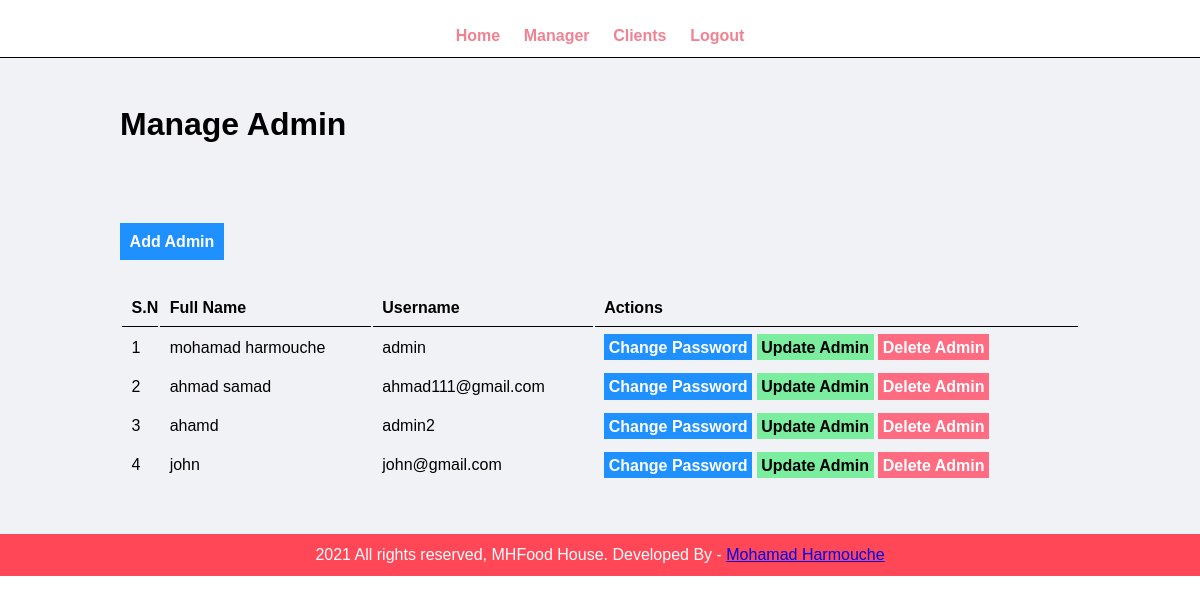
The app's page /boss/manage-manager.php (signed in) with its own data.
### tables this page shows
CREATE TABLE `tbl_manager` (
  `id` int(10) UNSIGNED NOT NULL,
  `full_name` varchar(100) NOT NULL,
  `username` varchar(100) NOT NULL,
  `password` varchar(255) NOT NULL
);

### boss/manage-manager.php (the view, shortened to what this page needs)
<?php include('partials/menu.php') ;?>
    <div class="main-content">
    <div class="wrapper">
        <h1>Manage Admin</H1>
        <br> <br>
        <br><br><br>
        <a href="add-manager.php" class="btn-primary">Add Admin</a>
        <br><br><br>
          <table class="tbl-full">
              <tr>
                  <th>S.N</th>
                  <th>Full Name</th>
                  <th>Username</th>
                  <th>Actions</th>
    </tr>
                    <?php
                    $sql = "SELECT * FROM tbl_manager";
                    $res = mysqli_query($con,$sql);
                    if($res==TRUE)
                    {
                        $count = mysqli_num_rows($res);
                        $sn=1;
                        if($count>0)
                        {
                            while($rows=mysqli_fetch_assoc($res))
                            {
                                $id=$rows['id'];
                                $full_name=$rows['full_name'];
                                $username=$rows['username'];
        ?>
                            <tr>
                      <td><?php echo $sn++;?></td>
                      <td><?php echo $full_name;?></td>
                      <td><?php echo $username;?></td>
                      <td>
                      <a href="<?php echo SiteUrl;?>boss/change-password.php?id=<?php echo $id; ?>" class="btn-primary">Change Password</a>
                      <a href="<?php echo SiteUrl;?>boss/update-manager.php?id=<?php echo $id; ?>" class="btn-secondary">Update Admin</a>
                      <a href="<?php echo SiteUrl;?>boss/delete-manager.php?id=<?php echo $id; ?>" class="btn-danger">Delete Admin</a>
                    </td>
                  </tr>
                                <?php
                            }
                        }
                        else
                        {
                        }
                    }
                    ?>
          </table>
    </div>
</div>
    <?php include('partials/footer.php') ;?>

### css/admin.css (style rules this page uses)
* { margin: 0; padding: 0; font-family: Arial, Helvetica, sans-serif; }
.wrapper { padding: 1%; width: 80%; margin: 0 auto; }
.tbl-full { width: 100%; }
table tr th { border-bottom: 1px solid black; padding: 1%; text-align: left; }
table tr td { padding: 1%; }
.btn-primary { background-color: #1e90ff; padding: 1%; color: white; text-decoration: none; font-weight: bold; }
.btn-secondary { background-color: #7bed9f; padding: 1%; color: black; text-decoration: none; font-weight: bold; }
.btn-danger { background-color: #ff6b81; padding: 1%; color: white; text-decoration: none; font-weight: bold; }
.main-content { background-color: #f1f2f6; padding: 3% 0; }

### records on screen
tbl_manager: full_name "mohamad harmouche", username "admin"
tbl_manager: full_name "ahmad samad", username "ahmad111@gmail.com"
tbl_manager: full_name "ahamd", username "admin2"
tbl_manager: full_name "john", username "john@gmail.com"
